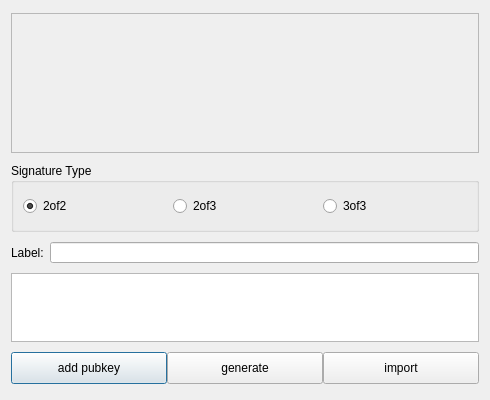
<?xml version="1.0" encoding="UTF-8"?>
<ui version="4.0">
 <class>MultiAddress</class>
 <widget class="QDialog" name="MultiAddress">
  <property name="geometry">
   <rect>
    <x>0</x>
    <y>0</y>
    <width>490</width>
    <height>400</height>
   </rect>
  </property>
  <property name="minimumSize">
   <size>
    <width>490</width>
    <height>400</height>
   </size>
  </property>
  <property name="maximumSize">
   <size>
    <width>490</width>
    <height>400</height>
   </size>
  </property>
  <property name="windowTitle">
   <string>Dialog</string>
  </property>
  <layout class="QVBoxLayout" name="verticalLayout_3">
   <property name="spacing">
    <number>2</number>
   </property>
   <property name="sizeConstraint">
    <enum>QLayout::SetDefaultConstraint</enum>
   </property>
   <property name="topMargin">
    <number>5</number>
   </property>
   <property name="bottomMargin">
    <number>5</number>
   </property>
   <item>
    <widget class="QScrollArea" name="scrollArea">
     <property name="minimumSize">
      <size>
       <width>0</width>
       <height>140</height>
      </size>
     </property>
     <property name="maximumSize">
      <size>
       <width>16777215</width>
       <height>140</height>
      </size>
     </property>
     <property name="widgetResizable">
      <bool>true</bool>
     </property>
     <widget class="QWidget" name="scrollAreaWidgetContents">
      <property name="geometry">
       <rect>
        <x>0</x>
        <y>0</y>
        <width>464</width>
        <height>138</height>
       </rect>
      </property>
      <layout class="QVBoxLayout" name="verticalLayout_2">
       <property name="leftMargin">
        <number>0</number>
       </property>
       <property name="topMargin">
        <number>0</number>
       </property>
       <property name="rightMargin">
        <number>0</number>
       </property>
       <property name="bottomMargin">
        <number>0</number>
       </property>
       <item>
        <layout class="QVBoxLayout" name="entries">
         <property name="spacing">
          <number>1</number>
         </property>
        </layout>
       </item>
       <item>
        <spacer name="verticalSpacer">
         <property name="orientation">
          <enum>Qt::Vertical</enum>
         </property>
         <property name="sizeHint" stdset="0">
          <size>
           <width>20</width>
           <height>40</height>
          </size>
         </property>
        </spacer>
       </item>
      </layout>
     </widget>
    </widget>
   </item>
   <item>
    <widget class="QGroupBox" name="groupBox">
     <property name="minimumSize">
      <size>
       <width>69</width>
       <height>69</height>
      </size>
     </property>
     <property name="maximumSize">
      <size>
       <width>16777215</width>
       <height>69</height>
      </size>
     </property>
     <property name="title">
      <string>Signature Type</string>
     </property>
     <layout class="QVBoxLayout" name="verticalLayout">
      <item>
       <layout class="QHBoxLayout" name="horizontalLayout_2">
        <item>
         <widget class="QRadioButton" name="r2of2">
          <property name="maximumSize">
           <size>
            <width>16777215</width>
            <height>20</height>
           </size>
          </property>
          <property name="text">
           <string>2of2</string>
          </property>
          <property name="checked">
           <bool>true</bool>
          </property>
          <attribute name="buttonGroup">
           <string notr="true">multitype</string>
          </attribute>
         </widget>
        </item>
        <item>
         <widget class="QRadioButton" name="r2of3">
          <property name="maximumSize">
           <size>
            <width>16777215</width>
            <height>20</height>
           </size>
          </property>
          <property name="text">
           <string>2of3</string>
          </property>
          <attribute name="buttonGroup">
           <string notr="true">multitype</string>
          </attribute>
         </widget>
        </item>
        <item>
         <widget class="QRadioButton" name="r3of3">
          <property name="maximumSize">
           <size>
            <width>16777215</width>
            <height>20</height>
           </size>
          </property>
          <property name="text">
           <string>3of3</string>
          </property>
          <attribute name="buttonGroup">
           <string notr="true">multitype</string>
          </attribute>
         </widget>
        </item>
       </layout>
      </item>
     </layout>
    </widget>
   </item>
   <item>
    <layout class="QHBoxLayout" name="horizontalLayout_3">
     <property name="sizeConstraint">
      <enum>QLayout::SetMinAndMaxSize</enum>
     </property>
     <item>
      <widget class="QLabel" name="label">
       <property name="minimumSize">
        <size>
         <width>37</width>
         <height>21</height>
        </size>
       </property>
       <property name="maximumSize">
        <size>
         <width>37</width>
         <height>21</height>
        </size>
       </property>
       <property name="text">
        <string>Label:</string>
       </property>
      </widget>
     </item>
     <item>
      <widget class="QLineEdit" name="addressLabel">
       <property name="minimumSize">
        <size>
         <width>0</width>
         <height>21</height>
        </size>
       </property>
       <property name="maximumSize">
        <size>
         <width>16777215</width>
         <height>21</height>
        </size>
       </property>
      </widget>
     </item>
    </layout>
   </item>
   <item>
    <widget class="QTextEdit" name="textEdit">
     <property name="minimumSize">
      <size>
       <width>0</width>
       <height>69</height>
      </size>
     </property>
     <property name="maximumSize">
      <size>
       <width>16777215</width>
       <height>69</height>
      </size>
     </property>
    </widget>
   </item>
   <item>
    <layout class="QHBoxLayout" name="horizontalLayout">
     <property name="spacing">
      <number>0</number>
     </property>
     <item>
      <widget class="QPushButton" name="addpubkey">
       <property name="maximumSize">
        <size>
         <width>16777215</width>
         <height>32</height>
        </size>
       </property>
       <property name="text">
        <string>add pubkey</string>
       </property>
      </widget>
     </item>
     <item>
      <widget class="QPushButton" name="generate">
       <property name="maximumSize">
        <size>
         <width>16777215</width>
         <height>32</height>
        </size>
       </property>
       <property name="text">
        <string>generate</string>
       </property>
      </widget>
     </item>
     <item>
      <widget class="QPushButton" name="importMultiAddress">
       <property name="maximumSize">
        <size>
         <width>16777215</width>
         <height>32</height>
        </size>
       </property>
       <property name="text">
        <string>import</string>
       </property>
      </widget>
     </item>
    </layout>
   </item>
  </layout>
 </widget>
 <resources/>
 <connections/>
 <buttongroups>
  <buttongroup name="multitype"/>
 </buttongroups>
</ui>
